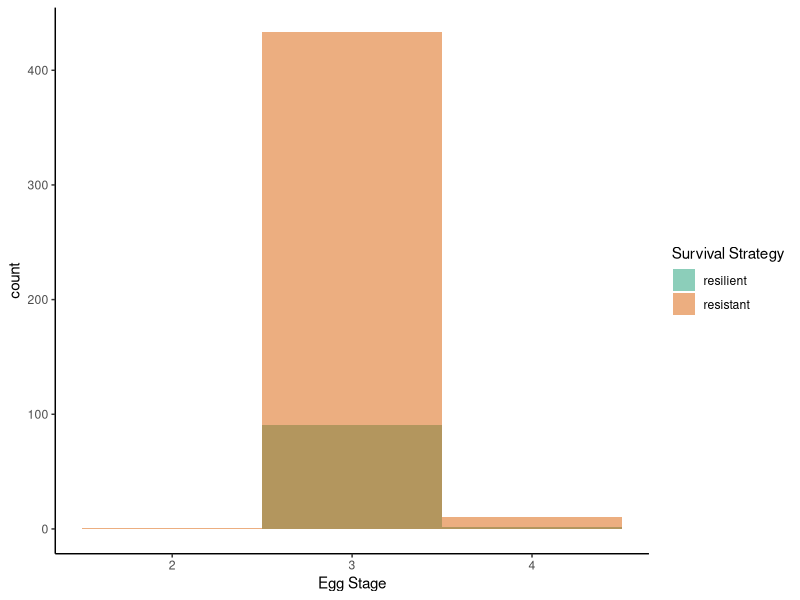
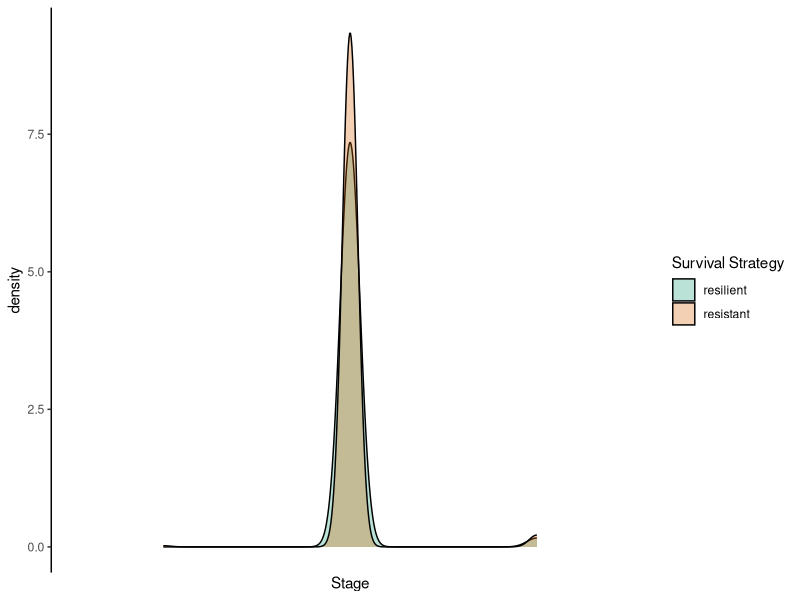
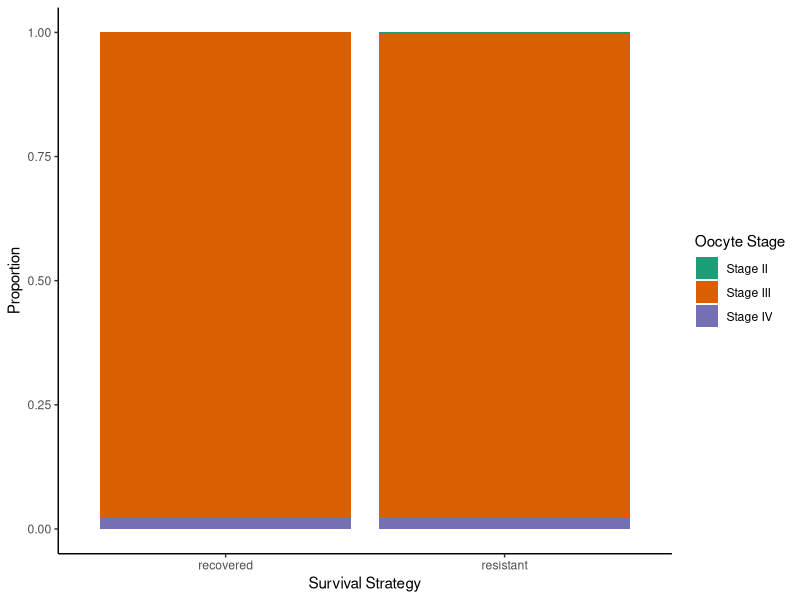

Source code (R) for these figures, in order:
library(tidyverse)
datum=read.csv("EggStages.csv")

#distribution of egg stages as histogram (ugly)
eggstagehist <- ggplot(data=datum,aes(x=Stage,fill=BleachingStatus))+
  geom_histogram(binwidth=1,alpha=.5,position="identity")+
  theme_classic()+
  scale_fill_brewer(name="Survival Strategy",palette="Dark2")+
  labs(x="Egg Stage",y="count")
eggstagehist

#density plot of egg stage distribution
eggstagedens <- ggplot(data=datum,aes(x=Stage,fill=BleachingStatus))+
  geom_density(alpha=.3)+
  theme_classic()+
  scale_fill_brewer(name="Survival Strategy",palette="Dark2")+
  labs(x="Stage",y="density")+
  scale_x_discrete(labels=c("resilient"="recovered","resistant"="resistant"))
eggstagedens

#proportion of colonies with each egg stage
datum$Stage=as.factor(datum$Stage)
eggstages <- ggplot(data=datum)+
  geom_bar(mapping=aes(x=BleachingStatus,fill=Stage),position="fill")+
  theme_classic()+
  scale_fill_brewer(name="Oocyte Stage",labels=c("Stage II","Stage III","Stage IV"),palette="Dark2")+
  labs(x="Survival Strategy",y="Proportion")+
  scale_x_discrete(labels=c("resilient"="recovered","resistant"="resistant"))
eggstages

#loglinear model differences in egg stages between resistant and resilient
datum2=read.csv("EggStagesRComp.csv")
library(lme4)
results=glmer(Number~EggStage+BleachingStatus+EggStage:BleachingStatus+(1|Sample),data=datum2,family=poisson)
summary(results)

#loglinear model differences in sperm stages between resistant and resilient
datum3=read.csv("SpermStages.csv")
library(lme4)
results=glmer(Number~Stage+BleachingStatus+Stage:BleachingStatus+(1|Sample),data=datum3,family=poisson)
summary(results)





